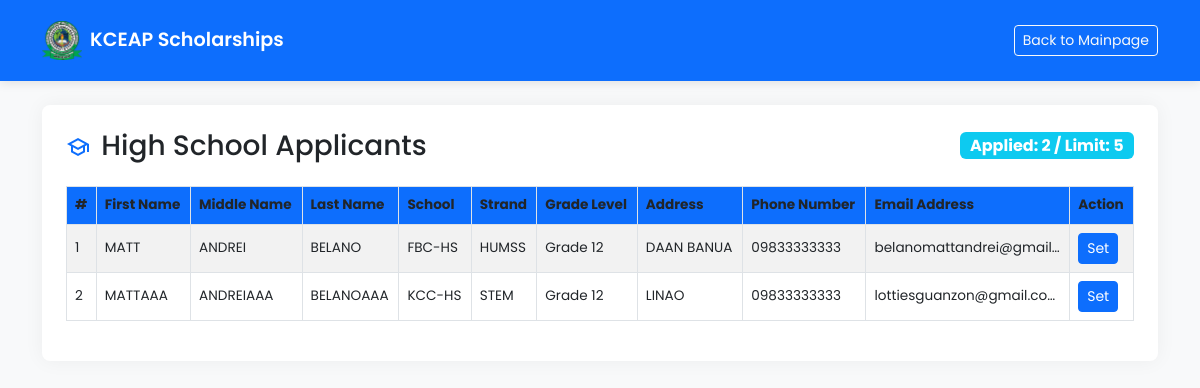
The page /kceap_admin/HIGHSCHOOL/set_schedule.php (signed in) on the database as committed earlier.
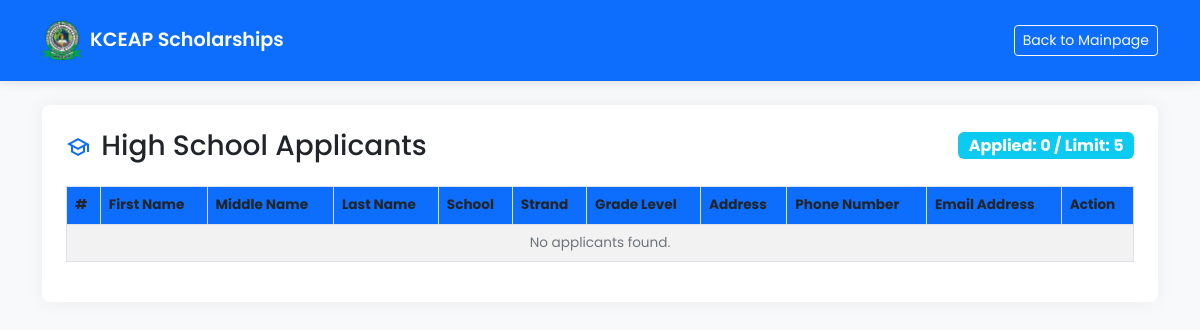
The same page on the database as committed later.
### tables this page shows
CREATE TABLE `highschool_schedule` (
  `id` int(11) NOT NULL,
  `firstName` varchar(100) NOT NULL,
  `middleName` varchar(100) DEFAULT NULL,
  `lastName` varchar(100) NOT NULL,
  `school` varchar(150) NOT NULL,
  `strand` varchar(50) NOT NULL,
  `yearLevel` varchar(20) NOT NULL,
  `address` varchar(150) NOT NULL,
  `phoneNumber` varchar(30) NOT NULL,
  `emailAddress` varchar(100) NOT NULL,
  `created_at` timestamp NOT NULL DEFAULT current_timestamp()
);

### kceap_admin/HIGHSCHOOL/set_schedule.php (the view, shortened to what this page needs)
<?php
require_once '../../config/config.php';
$sql = "SELECT * FROM highschool_schedule ORDER BY id DESC";
$result = $conn->query($sql);
$deadlineFile = __DIR__ . '/../deadline.json';
$limit = 0;
if (file_exists($deadlineFile)) {
    $settings = json_decode(file_get_contents($deadlineFile), true);
    $limit = $settings['highschool']['limit'] ?? 0;
}
$appliedCount = $result ? $result->num_rows : 0;
?>
<!DOCTYPE html>
<html lang="en">
<head>
    <link href="https://cdn.jsdelivr.net/npm/bootstrap@5.3.0/dist/css/bootstrap.min.css" rel="stylesheet">
    <link rel="stylesheet" href="./style/index.css">
    <link rel="stylesheet" href="./style/bootstrap.min.css">
</head>
<body>
    <nav class="navbar navbar-expand-lg py-3">
        <div class="container d-flex justify-content-between align-items-center">
            <div class="navbar-brand d-flex align-items-center">
                <img src="../../img/logo.png" alt="KCEAP Logo" width="40" class="me-2">
                <span class="brand-text">KCEAP Scholarships</span>
            </div>
            <a href="../../kceap_admin/highschoolpage.php" class="btn btn-outline-light btn-sm">Back to Mainpage</a>
        </div>
    </nav>
    <section class="py-4">
        <div class="container">
            <div class="card p-4">
                <div class="d-flex justify-content-between align-items-center mb-4">
                    <h3 class="mb-0">
                        <span class="material-symbols-outlined align-middle me-1 text-primary">school</span>
                        High School Applicants
                    </h3>
                    <div class="text-end">
                        <span class="badge bg-info fs-6">Applied: <?= $appliedCount ?> / Limit:
                            <?= $limit ?: 'Unlimited' ?></span>
                    </div>
                </div>
                <div class="table-responsive" style="max-height: 400px; overflow-y: auto;">
                    <table class="table table-bordered table-hover table-striped align-middle">
                        <thead style="position: sticky; top: 0; z-index: 2;">
                            <tr>
                                <th>#</th>
                                <th>First Name</th>
                                <th>Middle Name</th>
                                <th>Last Name</th>
                                <th>School</th>
                                <th>Strand</th>
                                <th>Grade Level</th>
                                <th>Address</th>
                                <th>Phone Number</th>
                                <th>Email Address</th>
                                <th>Action</th>
                            </tr>
                        </thead>
                        <tbody>
                            <?php if ($result && $result->num_rows > 0): ?>
                                <?php $i = 1;
                                while ($row = $result->fetch_assoc()): ?>
                                    <tr>
                                        <td><?= $i++ ?></td>
                                        <td><?= htmlspecialchars($row['firstName']) ?></td>
                                        <td><?= htmlspecialchars($row['middleName']) ?></td>
                                        <td><?= htmlspecialchars($row['lastName']) ?></td>
                                        <td><?= htmlspecialchars($row['school']) ?></td>
                                        <td><?= htmlspecialchars($row['strand']) ?></td>
                                        <td><?= htmlspecialchars($row['yearLevel']) ?></td>
                                        <td><?= htmlspecialchars($row['address']) ?></td>
                                        <td><?= htmlspecialchars($row['phoneNumber']) ?></td>
                                        <td><?= htmlspecialchars($row['emailAddress']) ?></td>
                                        <td>
                                            <button class="btn btn-primary btn-sm" data-bs-toggle="modal"
                                                data-bs-target="#scheduleModal" data-id="<?= $row['id'] ?>"
                                                data-firstname="<?= htmlspecialchars($row['firstName']) ?>"
                                                data-middlename="<?= htmlspecialchars($row['middleName']) ?>"
                                                data-lastname="<?= htmlspecialchars($row['lastName']) ?>"
                                                data-school="<?= htmlspecialchars($row['school']) ?>"
                                                data-strand="<?= htmlspecialchars($row['strand']) ?>"
                                                data-year="<?= htmlspecialchars($row['yearLevel']) ?>"
                                                data-address="<?= htmlspecialchars($row['address']) ?>"
                                                data-phone="<?= htmlspecialchars($row['phoneNumber']) ?>"
                                                data-email="<?= htmlspecialchars($row['emailAddress']) ?>">Set</button>
                                        </td>
                                    </tr>
                                <?php endwhile; ?>
                            <?php else: ?>
                                <tr>
                                    <td colspan="11" class="text-center text-muted">No applicants found.</td>
                                </tr>
                            <?php endif; ?>
                        </tbody>
                    </table>
                </div>
            </div>
        </div>
    </section>
</body>
</html>

### style/index.css (style rules this page uses)
:root { --primary-color: #2563eb; --secondary-color: #1e40af; --dark-color: #1e293b; --light-color: #f8fafc; }
body { color: #334155; line-height: 1.6; }
.navbar { background-color: var(--primary-color); padding: 1rem 0; box-shadow: 0 2px 10px rgba(0, 0, 0, 0.1); }
.navbar-brand { font-weight: 600; }
.brand-text { font-size: 1.5rem; color: white; font-weight: bold; }
.card { transition: transform 0.3s ease, box-shadow 0.3s ease; border-radius: 0.5rem !important; }
.material-symbols-outlined { vertical-align: middle; }
.btn { font-weight: 500; padding: 0.5rem 1.25rem; border-radius: 0.375rem; transition: all 0.3s ease; }
.badge { font-weight: 500; padding: 0.35em 0.65em; }
.btn-primary { background-color: var(--primary-color); border-color: var(--primary-color); }

### kceap_admin/HIGHSCHOOL/set_schedule.php (style rules this page uses)
body { font-family: 'Poppins', sans-serif; background-color: #f8f9fa; }
.brand-text { font-weight: 600; font-size: 1.2rem; }
.table th, .table td { white-space: nowrap; overflow: hidden; text-overflow: ellipsis; vertical-align: middle; max-width: 200px; font-size: 0.85rem; }
.table thead { background-color: #0d6efd; color: white; }
.card { border: none; border-radius: 10px; box-shadow: 0 0 20px rgba(0, 0, 0, 0.05); }
.navbar { background-color: #0d6efd; }
.navbar .nav-link, .navbar .navbar-brand { color: white; }
.table td:nth-child(8), .table td:nth-child(10) { max-width: 200px; }

Rows that differ between the two databases and show on the page:
removed highschool_schedule: firstName "MATT", middleName "ANDREI", lastName "BELANO", school "FBC-HS", strand "HUMSS", yearLevel "Grade 12", address "DAAN BANUA", phoneNumber "09833333333", emailAddress "belanomattandrei@gmail…"
removed highschool_schedule: firstName "MATTAAA", middleName "ANDREIAAA", lastName "BELANOAAA", school "KCC-HS", strand "STEM", yearLevel "Grade 12", address "LINAO", phoneNumber "09833333333", emailAddress "lottiesguanzon@gmail.com"
Other text that changed with them:
$appliedCount: "2" → "0"
text now shown: "No applicants found."
